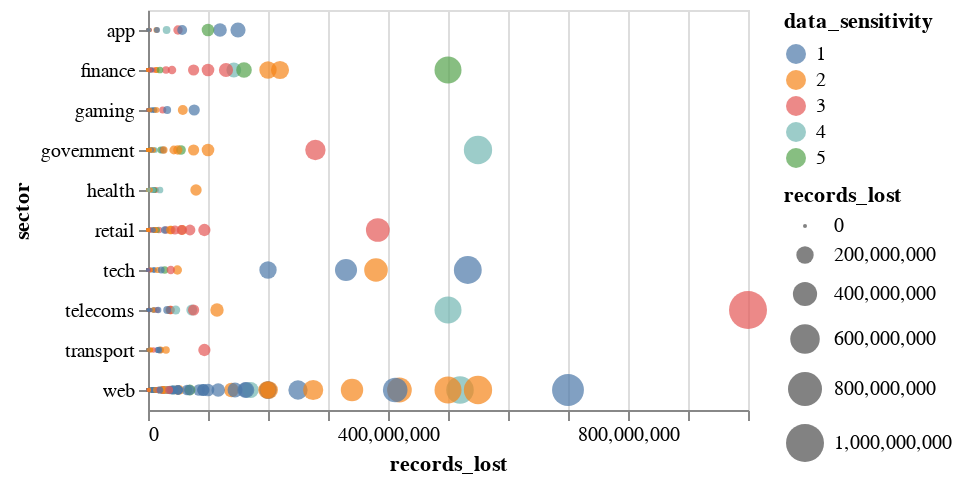

The notebook cell saved with this chart:
### Markdown cell above
### Simple Scatter Plot
Now let's recreate the viz from the previous step using the breaches_filtered dataset

Using the breaches_filtered dataset, create a scatter plot with the following encodings:
 - **x** and **size**: `records_lost`
 - **y**: `sector`
 - **color**: `data_sensitivity`
 - **tooltip**: Show `organisation`, `date`, `records_lost`, `method`, and `story`.

### Code cell
alt.Chart(breaches_filtered).mark_circle().encode(
    x = 'records_lost',
    size = 'records_lost',
    y = 'sector',
    color = 'data_sensitivity:N',
    tooltip = ['organisation', 'date', 'records_lost', 'method',  'story'],

)

### Figure 1 — Vega-Lite specification as saved in the notebook (floating-point values rounded to 4 significant figures; data arrays with more than 128 entries replaced by an {"elided": "..."} marker saying what was removed)
{"config": {"view": {"continuousWidth": 300, "continuousHeight": 300}}, "data": {"name": "data-fb7646a690298da19bf68161e8d0cf55"}, "mark": {"type": "circle"}, "encoding": {"color": {"field": "data_sensitivity", "type": "nominal"}, "size": {"field": "records_lost", "type": "quantitative"}, "tooltip": [{"field": "organisation", "type": "nominal"}, {"field": "date", "type": "nominal"}, {"field": "records_lost", "type": "quantitative"}, {"field": "method", "type": "nominal"}, {"field": "story", "type": "nominal"}], "x": {"field": "records_lost", "type": "quantitative"}, "y": {"field": "sector", "type": "nominal"}}, "$schema": "https://vega.github.io/schema/vega-lite/v5.20.1.json", "datasets": {"data-fb7646a690298da19bf68161e8d0cf55": {"elided": "458 records"}}}
